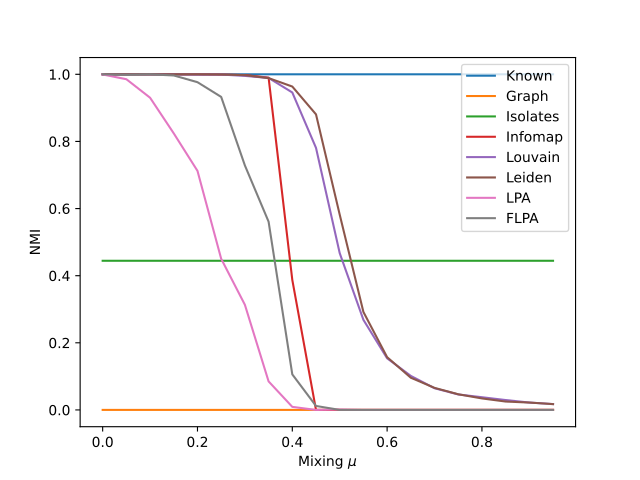

Reproduce this figure in Python.
import math
import random
import numpy as np

import networkx as nx

from cdlib import viz, algorithms
from cdlib.classes import NodeClustering

from matplotlib import pyplot as plt
  
def read(name, path = "../nets"):
  G = nx.MultiGraph(name = name)
  with open(path + "/" + name + ".net", 'r') as file:
    file.readline()

    for line in file:
      if line.startswith("*"):
        break
      else:
        node = line.strip().split("\"")
        G.add_node(int(node[0]) - 1, label = node[1], cluster = int(node[2]) if len(node) > 2 and len(node[2].strip()) > 0 else 0)

    for line in file:
      i, j = (int(x) - 1 for x in line.split()[:2])
      G.add_edge(i, j)

  return G
  
def info(G):
  print("{:>12s} | '{:s}'".format('Graph', G.name))

  n = G.number_of_nodes()
  m = G.number_of_edges()
  
  print("{:>12s} | {:,d} ({:,d})".format('Nodes', n, nx.number_of_isolates(G)))
  print("{:>12s} | {:,d} ({:,d})".format('Edges', m, nx.number_of_selfloops(G)))
  print("{:>12s} | {:.2f} ({:,d})".format('Degree', 2 * m / n, max([k for _, k in G.degree()])))
  
  C = sorted(nx.connected_components(G), key = len, reverse = True)

  print("{:>12s} | {:.1f}% ({:,d})".format('LCC', 100 * len(C[0]) / n, len(C)))

  if isinstance(G, nx.MultiGraph):
    G = nx.Graph(G)

  print("{:>12s} | {:.4f}".format('Clustering', nx.average_clustering(G)))
  print()
  
  return G

###
### Community detection in small social networks
###
  
def clustering(G):
  C = {}
  for i, data in G.nodes(data = True):
    c = data['cluster']
    if c not in C:
      C[c] = []
    C[c].append(i)
    
  return NodeClustering(list(C.values()), G, 'Known')
  
def comparison(G, algs, runs = 1):
  K = clustering(G)
  
  print("{:>12s} | {:>7s} {:^6s}  {:^5s}  {:^5s}  {:^5s}".format('Algorithm', 'Count', 'Q', 'NMI', 'ARI', 'NVI'))
  
  for alg in algs:
    s, Q, NMI, ARI, NVI = 0, 0, 0, 0, 0
    
    for _ in range(runs):
      C = algs[alg](G)
      s += len(C.communities) / runs
      Q += C.newman_girvan_modularity().score / runs
      NMI += K.normalized_mutual_information(C).score / runs
      ARI += K.adjusted_rand_index(C).score / runs
      NVI += K.variation_of_information(C).score / math.log(len(G)) / runs
      
    print("{:>12s} | {:>7.1f} {:6.3f}  {:5.3f}  {:5.3f}  {:5.3f}".format('\'' + alg + '\'', s, Q, NMI, ARI, NVI))
  print()

algs = {"Known": lambda G: clustering(G), "Graph": lambda G: NodeClustering([range(len(G))], G, 'Graph'), "Isolates": lambda G: NodeClustering([[i] for i in range(len(G))], G, 'Isolates'), "Infomap": algorithms.infomap, "Louvain": algorithms.louvain, "Leiden": algorithms.leiden, "LPA": algorithms.label_propagation, "FLPA": lambda G: NodeClustering([list(c) for c in nx.community.fast_label_propagation_communities(G)], G, 'FLPA'), "MCL": algorithms.markov_clustering, "EB": lambda G: algorithms.girvan_newman(G, level = 1)}

for name in ["karate_club", "dolphins", "american_football"]:
  G = read(name)

  info(G)

  comparison(G, algs, runs = 100)
  
  #viz.plot_network_clusters(G, algs["Known"](G), nx.spring_layout(G))
  #plt.show()

###
### Community detection in networks with node metadata
###

algs.pop("MCL")
algs.pop("EB")

for name in ["cdn_java", "wikileaks", "dormitory"]:
  G = read(name)

  info(G)

  comparison(G, algs, runs = 10)

###
### Community detection in Girvan-Newman benchmark graphs
###

def girvan_newman(mu = 0.1):
  G = nx.MultiGraph(name = "girvan_newman")
  for i in range(128):
    G.add_node(i, cluster = i // 32 + 1)

  for i in range(128):
    for j in range(i + 1, 128):
      if G.nodes[i]['cluster'] == G.nodes[j]['cluster']:
        if random.random() < 16 * (1 - mu) / 31:
          G.add_edge(i, j)
      else:
        if random.random() < mu / 6:
          G.add_edge(i, j)

  return G

info(girvan_newman())

runs = 100
mus = np.arange(0, 1, 0.05)

plt.figure()

for alg in algs:
  NMI = [0 for _ in range(len(mus))]

  for _ in range(runs):
    for i, mu in enumerate(mus):
      G = girvan_newman(mu)

      K = clustering(G)
      C = algs[alg](G)

      NMI[i] += K.normalized_mutual_information(C).score / runs

  plt.plot(mus, NMI, label = alg)

plt.xlabel(r"Mixing $\mu$")
plt.ylabel("NMI")
plt.legend()

plt.show()

###
### Community detection in Erdos-Renyi random graphs
###

def erdos_renyi(n = 1000, k = 10):
  G = nx.MultiGraph(nx.gnm_random_graph(n, n * k // 2))
  G.name = "erdos_renyi"

  for c, C  in enumerate(nx.connected_components(G)):
    for i in C:
      G.nodes[i]['cluster'] = c

  return G

info(erdos_renyi())

runs = 10
ks = range(24)

plt.figure()

for alg in algs:
  NVI = [0 for _ in range(len(ks))]

  for _ in range(runs):
    for i, k in enumerate(ks):
      G = erdos_renyi(k = k)

      K = clustering(G)
      C = algs[alg](G)

      NVI[i] += K.variation_of_information(C).score / math.log(len(G)) / runs

  plt.plot(ks, NVI, label = alg)

plt.xlabel(r"Degree $k$")
plt.ylabel("NVI")
plt.legend()

plt.show()
